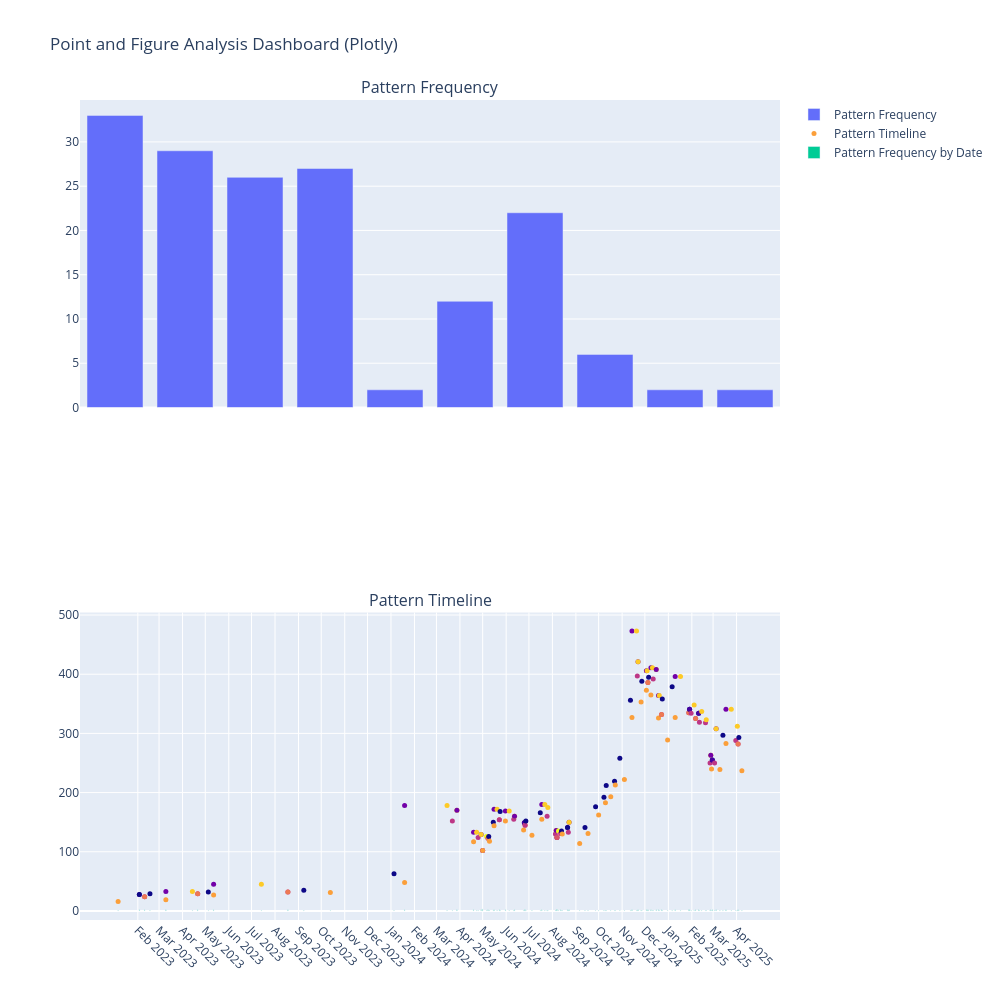

The code cell stored with this chart in its notebook:
### Code cell
# Re-run the Plotly subplot section now that `make_subplots` is imported
fig_plotly = make_subplots(rows=2, cols=1, subplot_titles=(
    "Pattern Frequency",
    "Pattern Timeline",
    "Aggregated Pattern Count",
    "Trading Signals"
))

# 1. Pattern Frequency Bar
fig_plotly.add_trace(go.Bar(
    x=list(pattern_counts.keys()),
    y=list(pattern_counts.values()),
    name="Pattern Frequency"
), row=1, col=1)

# 2. Pattern Timeline
fig_plotly.add_trace(go.Scatter(
    x=df_patterns['date'],
    y=df_patterns['price_level'],
    mode='markers',
    marker=dict(size=5, color=df_patterns['pattern'].astype('category').cat.codes),
    text=df_patterns['pattern'],
    name="Pattern Timeline"
), row=2, col=1)

# 3. Aggregated Pattern Count by Date
fig_plotly.add_trace(go.Bar(
    x=df_pattern_counts.index,
    y=df_pattern_counts.values,
    name="Pattern Frequency by Date"
), row=2, col=1)

# 4. Trading Signal Visualization
#fig_plotly.add_trace(go.Scatter(
#    x=df_strategicpositions['date'],
#    y=df_strategicpositions['price'],
#    mode='markers+text',
#    marker=dict(color=['green' if t == 'BUY' else 'red' for t in strategy_df['type']], size=6),
#    text=df_strategicpositions['type'],
#    name="Trade Signals"
#), row=2, col=2)

# Apply the monthly gridlines to all subplots
fig_plotly.update_xaxes(
    tickvals=tickvals,  # Set the tick values (monthly)
    ticktext=ticktext,  # Set the tick text (formatted dates)
    showgrid=True,      # Show gridlines
    tickangle=45        # Rotate tick labels if necessary
)

fig_plotly.update_yaxes(
    showgrid=True  # Apply gridlines on y-axes for all subplots
)

fig_plotly.update_layout(height=1000, width=1000, title_text="Point and Figure Analysis Dashboard (Plotly)")
fig_plotly.show()

### Figure 1 — Plotly figure (JSON) as saved in the notebook; plotly's stock layout.template omitted (floating-point values rounded to 4 significant figures; data arrays with more than 128 entries replaced by an {"elided": "..."} marker saying what was removed)
{"data": [{"name": "Pattern Frequency", "type": "bar", "x": ["Double Bottom", "Bearish Signal", "Bullish Signal", "Double Top", "Triple Top", "Bullish Triangle", "Broadening Formation", "Bearish Triangle", "Bullish Catapult", "Bullish Signal Reversed"], "xaxis": "x", "y": [33, 29, 26, 27, 2, 12, 22, 6, 2, 2], "yaxis": "y"}, {"marker": {"color": {"elided": "161 int values"}, "size": 5}, "mode": "markers", "name": "Pattern Timeline", "text": {"elided": "161 str values"}, "type": "scatter", "x": {"elided": "161 str values"}, "xaxis": "x2", "y": {"elided": "161 int values"}, "yaxis": "y2"}, {"name": "Pattern Frequency by Date", "type": "bar", "x": ["2023-01-06T00:00:00", "2023-02-03T00:00:00", "2023-02-10T00:00:00", "2023-02-17T00:00:00", "2023-03-10T00:00:00", "2023-04-14T00:00:00", "2023-04-21T00:00:00", "2023-05-05T00:00:00", "2023-05-12T00:00:00", "2023-07-14T00:00:00", "2023-08-18T00:00:00", "2023-09-08T00:00:00", "2023-10-13T00:00:00", "2024-01-05T00:00:00", "2024-01-19T00:00:00", "2024-03-15T00:00:00", "2024-03-22T00:00:00", "2024-03-28T00:00:00", "2024-04-19T00:00:00", "2024-04-23T00:00:00", "2024-04-25T00:00:00", "2024-04-29T00:00:00", "2024-05-01T00:00:00", "2024-05-06T00:00:00", "2024-05-08T00:00:00", "2024-05-09T00:00:00", "2024-05-10T00:00:00", "2024-05-15T00:00:00", "2024-05-16T00:00:00", "2024-05-20T00:00:00", "2024-05-23T00:00:00", "2024-05-24T00:00:00", "2024-05-31T00:00:00", "2024-06-05T00:00:00", "2024-06-11T00:00:00", "2024-06-12T00:00:00", "2024-06-24T00:00:00", "2024-06-25T00:00:00", "2024-06-26T00:00:00", "2024-06-27T00:00:00", "2024-07-05T00:00:00", "2024-07-16T00:00:00", "2024-07-18T00:00:00", "2024-07-22T00:00:00", "2024-07-25T00:00:00", "2024-07-26T00:00:00", "2024-08-05T00:00:00", "2024-08-06T00:00:00", "2024-08-07T00:00:00", "2024-08-09T00:00:00", "2024-08-12T00:00:00", "2024-08-13T00:00:00", "2024-08-14T00:00:00", "2024-08-21T00:00:00", "2024-08-22T00:00:00", "2024-08-23T00:00:00", "2024-09-06T00:00:00", "2024-09-13T00:00:00", "2024-09-17T00:00:00", "2024-09-27T00:00:00", "2024-10-01T00:00:00", "2024-10-08T00:00:00", "2024-10-10T00:00:00", "2024-10-11T00:00:00", "2024-10-17T00:00:00", "2024-10-22T00:00:00", "2024-10-23T00:00:00", "2024-10-29T00:00:00", "2024-11-04T00:00:00", "2024-11-12T00:00:00", "2024-11-14T00:00:00", "2024-11-20T00:00:00", "2024-11-21T00:00:00", "2024-11-22T00:00:00", "2024-11-26T00:00:00", "2024-11-27T00:00:00", "2024-12-03T00:00:00", "2024-12-04T00:00:00", "2024-12-05T00:00:00", "2024-12-06T00:00:00", "2024-12-09T00:00:00", "2024-12-11T00:00:00", "2024-12-12T00:00:00", "2024-12-16T00:00:00", "2024-12-19T00:00:00", "2024-12-20T00:00:00", "2024-12-23T00:00:00", "2024-12-24T00:00:00", "2024-12-31T00:00:00", "2025-01-06T00:00:00", "2025-01-10T00:00:00", "2025-01-17T00:00:00", "2025-01-28T00:00:00", "2025-01-29T00:00:00", "2025-01-31T00:00:00", "2025-02-04T00:00:00", "2025-02-06T00:00:00", "2025-02-10T00:00:00", "2025-02-11T00:00:00", "2025-02-14T00:00:00", "2025-02-19T00:00:00", "2025-02-20T00:00:00", "2025-02-25T00:00:00", "2025-02-26T00:00:00", "2025-02-27T00:00:00", "2025-02-28T00:00:00", "2025-03-03T00:00:00", "2025-03-05T00:00:00", "2025-03-10T00:00:00", "2025-03-14T00:00:00", "2025-03-18T00:00:00", "2025-03-25T00:00:00", "2025-03-31T00:00:00", "2025-04-02T00:00:00", "2025-04-03T00:00:00", "2025-04-04T00:00:00", "2025-04-08T00:00:00"], "xaxis": "x2", "y": [1, 2, 2, 1, 2, 1, 2, 1, 2, 1, 2, 1, 1, 1, 2, 1, 1, 2, 2, 1, 1, 2, 3, 1, 2, 1, 1, 1, 2, 1, 2, 1, 2, 1, 1, 2, 1, 2, 2, 1, 1, 1, 2, 1, 1, 1, 1, 2, 3, 1, 2, 1, 1, 2, 1, 2, 1, 1, 1, 1, 1, 1, 1, 1, 1, 1, 1, 1, 1, 1, 2, 1, 1, 2, 1, 1, 2, 1, 2, 1, 2, 1, 1, 2, 2, 1, 2, 1, 1, 1, 2, 1, 2, 2, 1, 1, 2, 2, 1, 1, 1, 1, 1, 2, 1, 2, 1, 2, 1, 1, 2, 1, 1, 1, 2, 1, 1], "yaxis": "y2"}], "layout": {"annotations": [{"font": {"size": 16}, "showarrow": false, "text": "Pattern Frequency", "x": 0.5, "xanchor": "center", "xref": "paper", "y": 1, "yanchor": "bottom", "yref": "paper"}, {"font": {"size": 16}, "showarrow": false, "text": "Pattern Timeline", "x": 0.5, "xanchor": "center", "xref": "paper", "y": 0.375, "yanchor": "bottom", "yref": "paper"}], "height": 1000, "title": {"text": "Point and Figure Analysis Dashboard (Plotly)"}, "width": 1000, "xaxis": {"anchor": "y", "autorange": true, "domain": [0, 1], "range": [-0.5, 9.5], "showgrid": true, "tickangle": 45, "ticktext": ["Feb 2023", "Mar 2023", "Apr 2023", "May 2023", "Jun 2023", "Jul 2023", "Aug 2023", "Sep 2023", "Oct 2023", "Nov 2023", "Dec 2023", "Jan 2024", "Feb 2024", "Mar 2024", "Apr 2024", "May 2024", "Jun 2024", "Jul 2024", "Aug 2024", "Sep 2024", "Oct 2024", "Nov 2024", "Dec 2024", "Jan 2025", "Feb 2025", "Mar 2025", "Apr 2025"], "tickvals": ["2023-02-01T00:00:00", "2023-03-01T00:00:00", "2023-04-01T00:00:00", "2023-05-01T00:00:00", "2023-06-01T00:00:00", "2023-07-01T00:00:00", "2023-08-01T00:00:00", "2023-09-01T00:00:00", "2023-10-01T00:00:00", "2023-11-01T00:00:00", "2023-12-01T00:00:00", "2024-01-01T00:00:00", "2024-02-01T00:00:00", "2024-03-01T00:00:00", "2024-04-01T00:00:00", "2024-05-01T00:00:00", "2024-06-01T00:00:00", "2024-07-01T00:00:00", "2024-08-01T00:00:00", "2024-09-01T00:00:00", "2024-10-01T00:00:00", "2024-11-01T00:00:00", "2024-12-01T00:00:00", "2025-01-01T00:00:00", "2025-02-01T00:00:00", "2025-03-01T00:00:00", "2025-04-01T00:00:00"], "type": "category"}, "xaxis2": {"anchor": "y2", "autorange": true, "domain": [0, 1], "range": ["2022-11-16 14:36:41.5848", "2025-05-28 09:23:18.4152"], "showgrid": true, "tickangle": 45, "ticktext": ["Feb 2023", "Mar 2023", "Apr 2023", "May 2023", "Jun 2023", "Jul 2023", "Aug 2023", "Sep 2023", "Oct 2023", "Nov 2023", "Dec 2023", "Jan 2024", "Feb 2024", "Mar 2024", "Apr 2024", "May 2024", "Jun 2024", "Jul 2024", "Aug 2024", "Sep 2024", "Oct 2024", "Nov 2024", "Dec 2024", "Jan 2025", "Feb 2025", "Mar 2025", "Apr 2025"], "tickvals": ["2023-02-01T00:00:00", "2023-03-01T00:00:00", "2023-04-01T00:00:00", "2023-05-01T00:00:00", "2023-06-01T00:00:00", "2023-07-01T00:00:00", "2023-08-01T00:00:00", "2023-09-01T00:00:00", "2023-10-01T00:00:00", "2023-11-01T00:00:00", "2023-12-01T00:00:00", "2024-01-01T00:00:00", "2024-02-01T00:00:00", "2024-03-01T00:00:00", "2024-04-01T00:00:00", "2024-05-01T00:00:00", "2024-06-01T00:00:00", "2024-07-01T00:00:00", "2024-08-01T00:00:00", "2024-09-01T00:00:00", "2024-10-01T00:00:00", "2024-11-01T00:00:00", "2024-12-01T00:00:00", "2025-01-01T00:00:00", "2025-02-01T00:00:00", "2025-03-01T00:00:00", "2025-04-01T00:00:00"], "type": "date"}, "yaxis": {"anchor": "x", "autorange": true, "domain": [0.625, 1], "range": [0, 34.74], "showgrid": true, "type": "linear"}, "yaxis2": {"anchor": "x2", "autorange": true, "domain": [0, 0.375], "range": [-15.26, 504.3], "showgrid": true, "type": "linear"}}}
